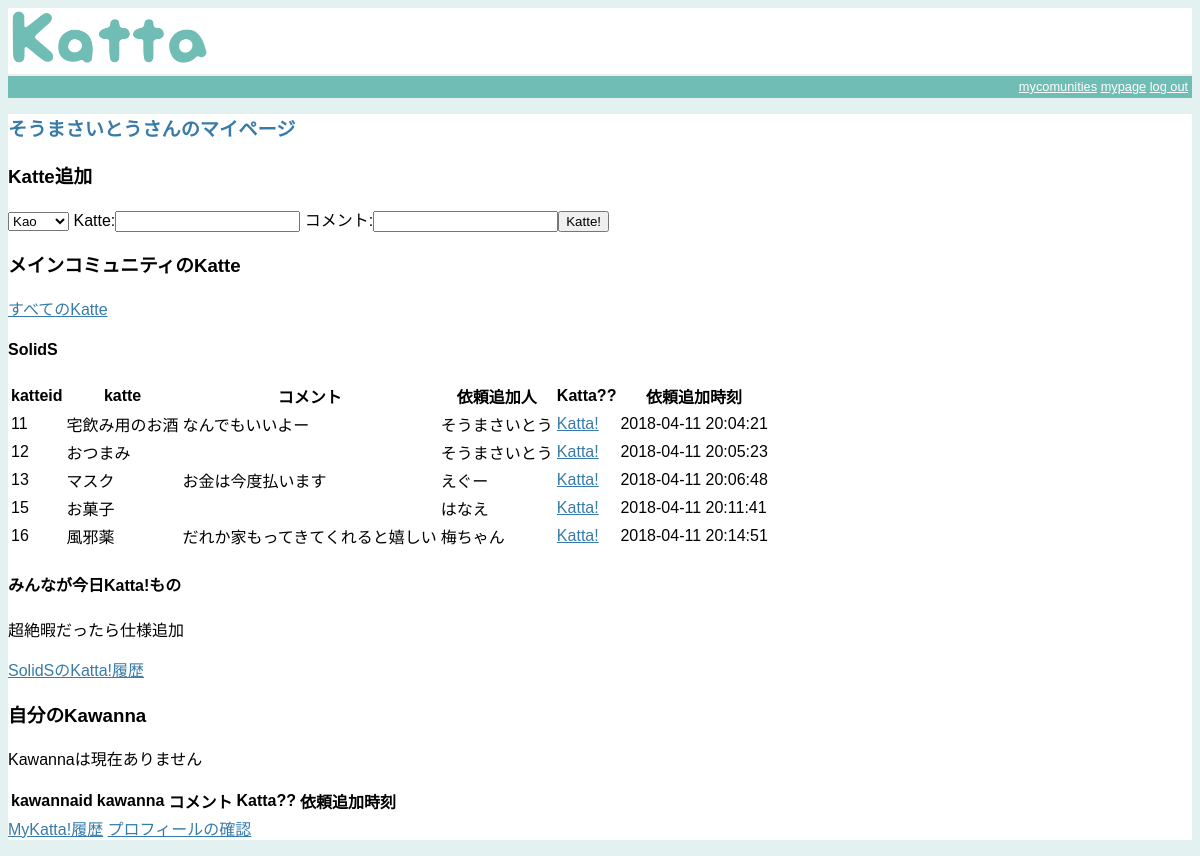
/mypage (signed in), run on the app's committed database.
### tables this page shows
CREATE TABLE users(
  userid integer primary key autoincrement,
  username string not null,
  nickname string not null,
  password string not null,
  maincomuid integer default 0
);

CREATE TABLE comunity(
  comuid integer primary key autoincrement,
  comuname string not null,
  comupass string not null
);

CREATE TABLE comubuys(
  comubuysid integer primary key autoincrement,
  buycomuid integer not null,
  buyuserid integer not null,
  comubuy string not null,
  comubuytime default CURRENT_TIMESTAMP,
  comuetc text default "",
  comubflag integer default 0
);

### katta.py (the view, shortened to what this page needs)
@app.route('/mypage', methods=['POST','GET'])
def mypage():
    mynickname = app.config['NICKNAME']
    maincmname = getComuN(app.config['MAINCOMUID'])
    fromurl = "http://localhost:8080/mypage"
    kattes = mkkattes(app.config['MAINCOMUID'], fromurl)
    mycomuids = checkmybelongs(app.config['USERID'])
    if app.config['MAINCOMUID'] in mycomuids:
        mycomuids.remove(app.config['MAINCOMUID'])
    nowmycomuslength = len(mycomuids)
    mycomus = []
    for i in range(nowmycomuslength):
        mycomus.append(getComuN(mycomuids[i]))
        i += 1
    kaos = mkkaos(app.config['USERID'], fromurl)
    kattahisturl = "http://localhost:8080/kattahist?comuid=" + str(app.config['MAINCOMUID'])
    mkattahisturl = "http://localhost:8080/mkattahist"
    return render_template('mypage.html',NICKNAME=mynickname, maincomuid=app.config['MAINCOMUID'], maincomuname=maincmname, kattes=kattes,mycomus=mycomus,nowmycomuslength=nowmycomuslength,kaos=kaos,kattahisturl=kattahisturl,mkattahisturl=mkattahisturl)

### katta.py (called while the page is built)
def connect_db():
    return sqlite3.connect(app.config['DATABASE'])

def NaPlist():
    cur = g.db.execute('select userid, username, nickname, password, maincomuid from users order by userid')
    NaPdict = [dict(userid=row[0], username=row[1], nickname=row[2], password=row[3], maincomuid=row[4]) for row in cur.fetchall()]
    x = [['' for i in range(5)]for j in range(len(NaPdict))]
    for ii in range(len(NaPdict)):
        x[ii][0] = NaPdict[ii]["userid"]
        x[ii][1] = NaPdict[ii]["username"]
        x[ii][2] = NaPdict[ii]["nickname"]
        x[ii][3] = NaPdict[ii]["password"]
        x[ii][4] = NaPdict[ii]["maincomuid"]
        ii += 1
    return x

def getNicname(userid):
    x = NaPlist()
    y = []
    ans = "anknown user"
    for i in range(len(x)):
        if userid == x[i][0]:
            ans = x[i][2]
        i += 1
    return ans

def CNaPlist():
    cur = g.db.execute('select * from comunity order by comuid')
    CNaPdict = [dict(comuid=row[0], comuname=row[1], comupass=row[2]) for row in cur.fetchall()]
    cx = [['' for i in range(3)]for j in range(len(CNaPdict))]
    for ii in range(len(CNaPdict)):
        cx[ii][0] = CNaPdict[ii]["comuid"]
        cx[ii][1] = CNaPdict[ii]["comuname"]
        cx[ii][2] = CNaPdict[ii]["comupass"]
        ii += 1
    return cx

def getComuN(comuid):
    cx = CNaPlist()
    cy = []
    for i in range(len(cx)):
        cy.append(cx[i][0])
        i += 1
    if comuid in cy:
        comun = cx[cy.index(comuid)][1]
    else:
        comun = 0
    return comun

def checkmybelongs(userid):
    cur = g.db.execute('select entcomuid from belongs where entuserid = ?', [userid])
    MyBdict = [dict(entcomuid=row[0]) for row in cur.fetchall()]
    mx = ['' for i in range(len(MyBdict))]
    for ii in range(len(MyBdict)):
        mx[ii] = MyBdict[ii]["entcomuid"]
        ii += 1
    return mx

def checkourbelongs(comuid):
    cur = g.db.execute('select entuserid from belongs where entcomuid = ?', [comuid])
    MyBdict = [dict(entuserid=row[0]) for row in cur.fetchall()]
    mx = ['' for i in range(len(MyBdict))]
    for ii in range(len(MyBdict)):
        mx[ii] = MyBdict[ii]["entuserid"]
        ii += 1
    return mx

@app.before_request
def before_request():
    g.db = connect_db()
    if session.get('logged_in'):
        if app.config['USERNAME'] == '':
            logout()

@app.after_request
def after_request(response):
    g.db.close()
    return response

### templates/mypage.html (shortened to what this page needs)
{% extends "layout.html" %}
{% block body %}
  {% if session.logged_in %}
    <h2>{{ NICKNAME }}さんのマイページ</h2>
      <h3>Katte追加</h3>
      <form action="{{ url_for('mypage') }}" method=post>
          <p><select name=mycomus>
              <option>Kao</option>
          </select>
            Katte:<input type=string name=comubuy> コメント:<input type=text name=comuetc><input type=submit value=Katte!></p>
      </form>
      <h3>メインコミュニティのKatte</h3>
      <p><a href="{{ url_for('allcomukattes') }}">すべてのKatte</a></p>
        {% if maincomuid != 0 %}
          <h4>{{ maincomuname }}</h4>
            <table>
              <tr>
                <th>katteid</th>
                <th>katte</th>
                <th>コメント</th>
                <th>依頼追加人</th>
                <th>Katta??</th>
                <th>依頼追加時刻</th>
              </tr>
              {% for katte in kattes %}
              <tr>
                <td>{{ katte.comubuysid }}</td>
                <td>{{ katte.comubuy }}</td>
                <td>{{ katte.comuetc }}</td>
                <td>{{ katte.buyuserid }}</td>
                {% if katte.comubflag == 0 %}
                <form method=get>
                  <td><a href="{{ katte.kattabutton }}" value="{{ katte.comubuysid }}">Katta!</a></td>
                </form>
                {% else %}
                  <td>{{ katte.comubflag }}</td>
                {% endif %}
                <td>{{ katte.comubuytime }}</td>
              </tr>
              {% else %}
              <p>Katteは現在ありません</p>
              {% endfor %}
            </table>
            <h4>みんなが今日Katta!もの</h4>
              <p>超絶暇だったら仕様追加</p>
            <a href="{{ kattahisturl }}">{{ maincomuname }}のKatta!履歴</a>
            {% else %}
             <p>メインコミュニティを設定してください</p>
            {% endif %}
            <h3>自分のKawanna</h3>
                  <table>
                    <tr>
                      <th>kawannaid</th>
                      <th>kawanna</th>
                      <th>コメント</th>
                      <th>Katta??</th>
                      <th>依頼追加時刻</th>
                    </tr>
                    {% for kao in kaos %}
                    <tr>
                      <td>{{ kao.mybuysid }}</td>
                      <td>{{ kao.mybuy }}</td>
                      <td>{{ kao.myetc }}</td>
                      <form method=get>
                        <td><a href="{{ kao.mkattabutton }}" value="{{ kao.mybuysid }}">Katta!</a></td>
                      </form>
                      <td>{{ kao.mybuytime }}</td>
                    </tr>
                    {% else %}
                    <p>Kawannaは現在ありません</p>
                    {% endfor %}
                  </table>
                  <a href="{{ mkattahisturl }}">MyKatta!履歴</a>
      <a href="{{ url_for('checkmyprof')}}">プロフィールの確認<a>
  {% endif %}
{% endblock %}

### templates/layout.html (shortened to what this page needs)
<!doctype html>
<link rel=stylesheet type=text/css href="{{ url_for('static', filename='style.css') }}">
<div class="header">
  <h1><img src="/static/images/Logo.png" width="200px"></h1>
  <div class=metanav>
  {% if not session.logged_in %}
    <a href="{{ url_for('login') }}" class="links">log in</a>
    <a href="{{ url_for('adduser') }}" class="links">add user</a>
  {% else %}
    <a href="{{ url_for('mycomutop') }}" class="links">mycomunities</a>
    <a href="{{ url_for('mypage') }}" class="links">mypage</a>
    <a href="{{ url_for('logout') }}" class="links">log out</a>
  {% endif %}
  </div>
</div>
  <div class=page>
  {% block body %}{% endblock %}
  </div>

### static/style.css (style rules this page uses)
a, h1, h2 { color: #377BA8; }
h1, h2 { font-family: 'Georgia', serif; margin: 0; }
h1 { border-bottom: 2px solid #eee; }
h2 { font-size: 1.2em; }
.page { margin: 1em auto; border: 5px; background: white; }
.header { background: white; }
.metanav { text-align: right; font-size: 0.8em; padding: 0.3em; margin-bottom: 1em; background: #70bdb5; }
.links:link { color: white; }

### data on the page
users: nickname "そうまさいとう", buyuserid "そうまさいとう" "そうまさいとう"
comunity: comuname "SolidS"
comubuys: comubuy "宅飲み用のお酒", comuetc "なんでもいいよー", comubuytime "2018-04-11 20:04:21"
comubuys: comubuy "おつまみ", comubuytime "2018-04-11 20:05:23"
comubuys: comubuy "マスク", comuetc "お金は今度払います", comubuytime "2018-04-11 20:06:48"
users: buyuserid "えぐー"
comubuys: comubuy "お菓子", comubuytime "2018-04-11 20:11:41"
users: buyuserid "はなえ"
comubuys: comubuy "風邪薬", comuetc "だれか家もってきてくれると嬉しい", comubuytime "2018-04-11 20:14:51"
users: buyuserid "梅ちゃん"

### other printed values
{{ katte.comubuysid }} "11" "12" "13" "15" "16"
